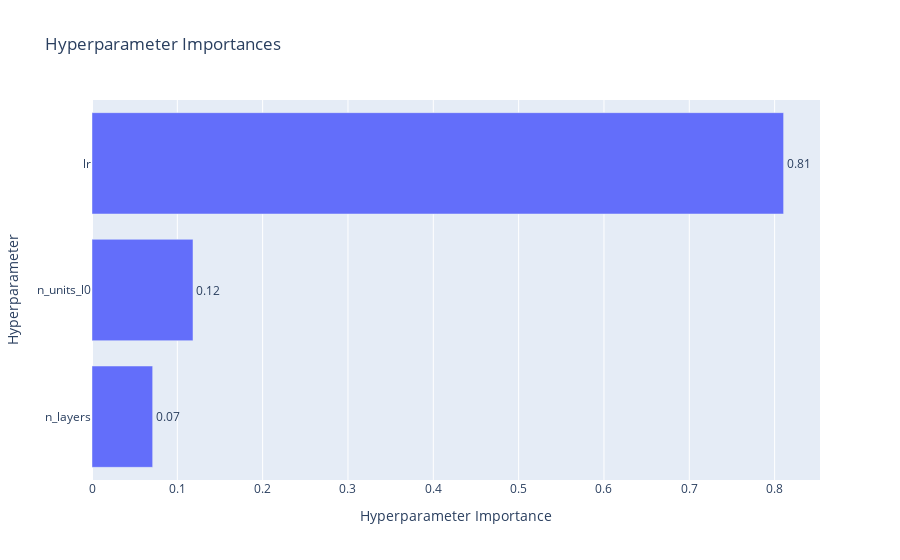

Here is the notebook cell this chart was saved with:
### Markdown cell above
#### Hyperparameter Importance

Uses model-based techniques (e.g., fANOVA) to estimate parameter importance. It's very useful to:

* shrink your search space,
* understand which parameters actually influence the outcome,
* reduce model complexity.

### Code cell
from optuna.visualization import plot_param_importances
plot_param_importances(study)

### Figure 1 — Plotly figure (JSON) as saved in the notebook; plotly's stock layout.template omitted (floating-point values rounded to 4 significant figures)
{"data": [{"cliponaxis": false, "hovertemplate": ["n_layers (IntDistribution): 0.07110188005277183<extra></extra>", "n_units_l0 (IntDistribution): 0.11836594340539801<extra></extra>", "lr (FloatDistribution): 0.8105321765418302<extra></extra>"], "name": "Objective Value", "orientation": "h", "text": ["0.07", "0.12", "0.81"], "textposition": "outside", "type": "bar", "x": [0.0711, 0.1184, 0.8105], "y": ["n_layers", "n_units_l0", "lr"]}], "layout": {"title": {"text": "Hyperparameter Importances"}, "xaxis": {"title": {"text": "Hyperparameter Importance"}}, "yaxis": {"title": {"text": "Hyperparameter"}}}}
